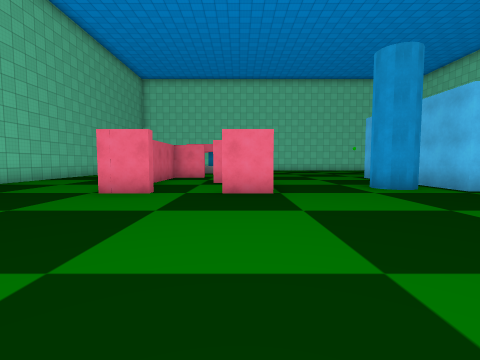
[1] (above)

18 first-person views from a walk through a Unity game level. The camera is 1.4 m above the floor, tilts 4° down and sees 85° across. The floor is counted in squares, 2 m on a side. Each view is taken from the middle of a square. On the plan, view 1 faces up. The plan holds only what a view shows up to about 9 squares ahead; the rest is blank. The place goes on beyond the plan. Some animated figures are left out. Some surface patterns are stand-ins.

[2]
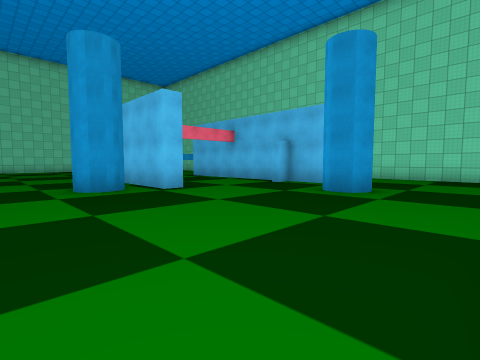

[3]
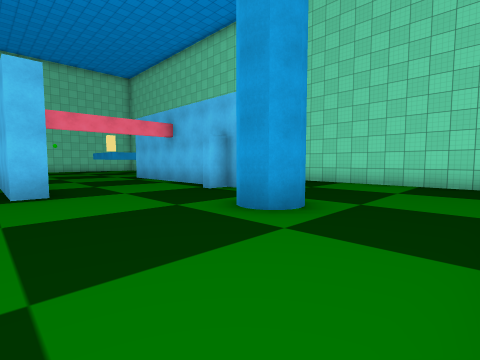

[4]
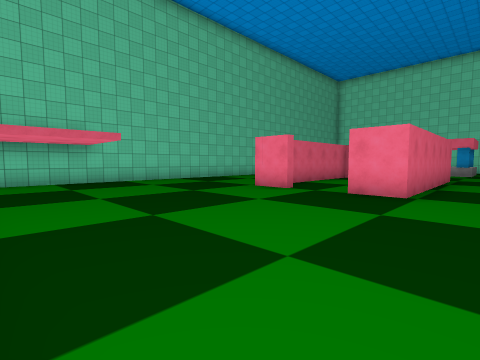

[5]
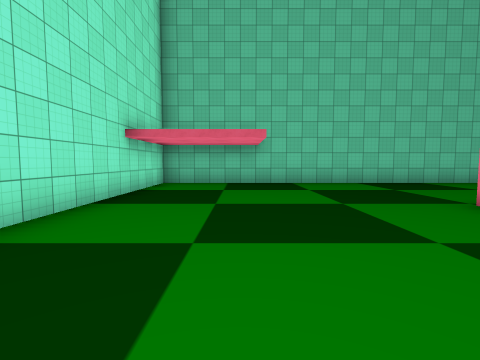

[6]
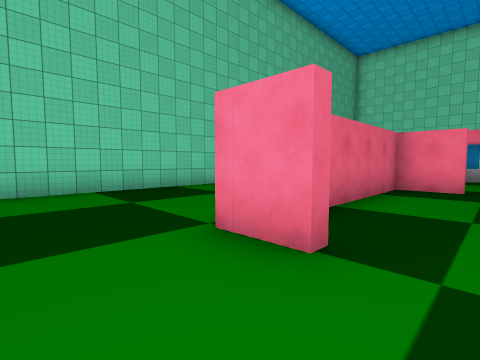

[7]
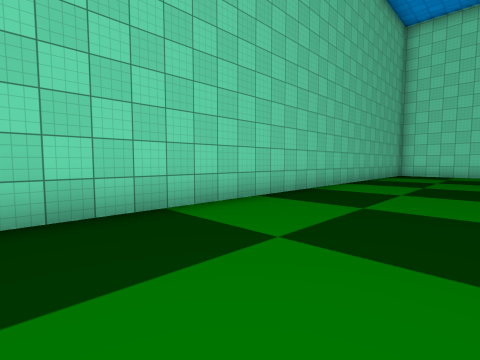

[8]
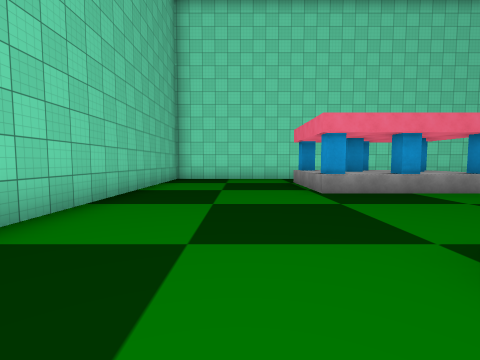

[9]
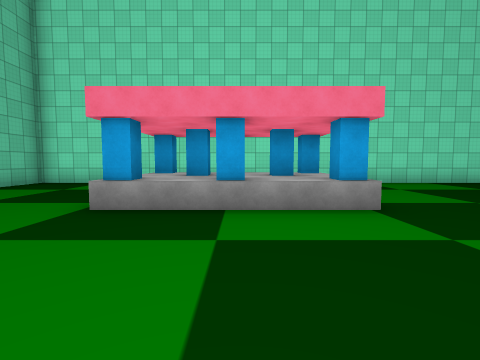

[10]
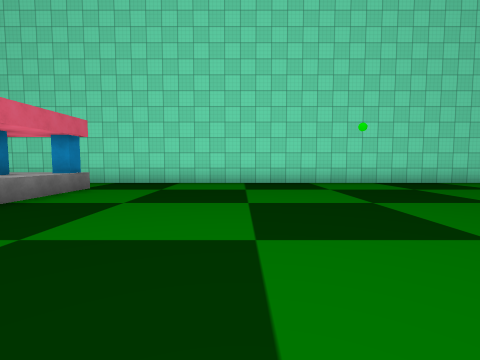

[11]
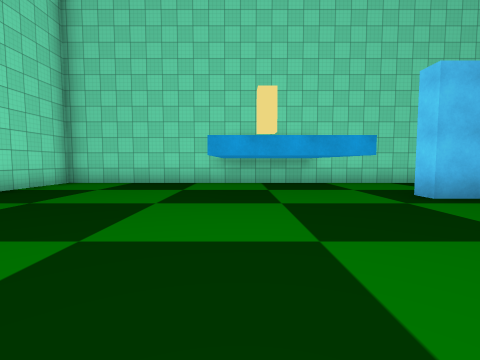

[12]
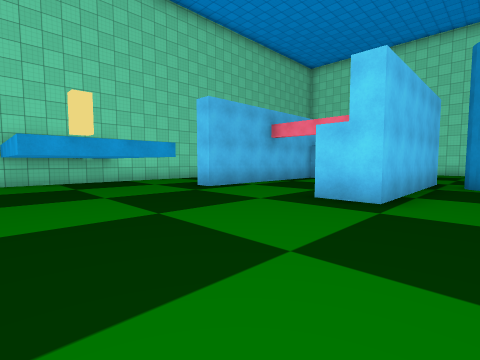

[13]
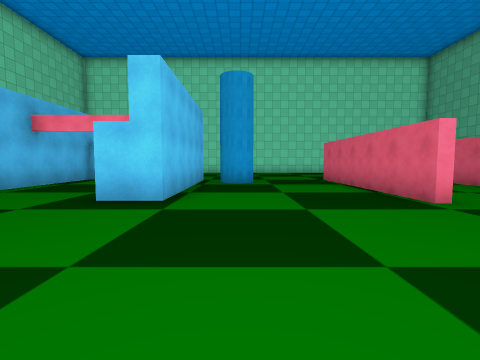

[14]
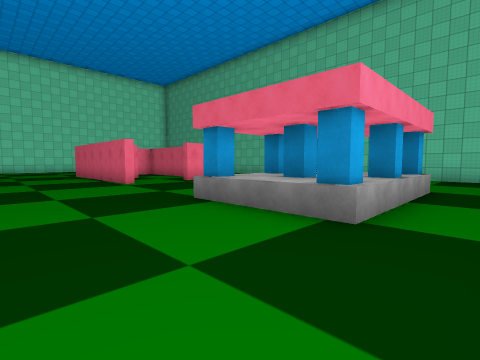

[15]
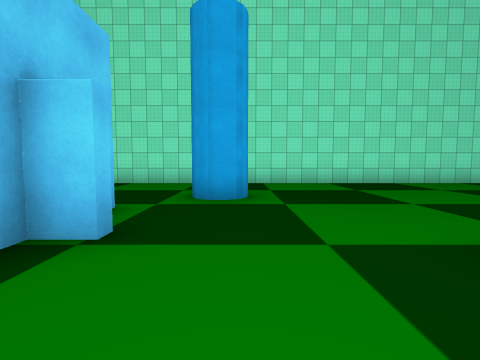

[16]
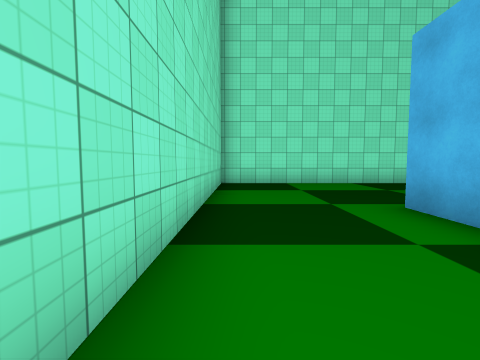

[17]
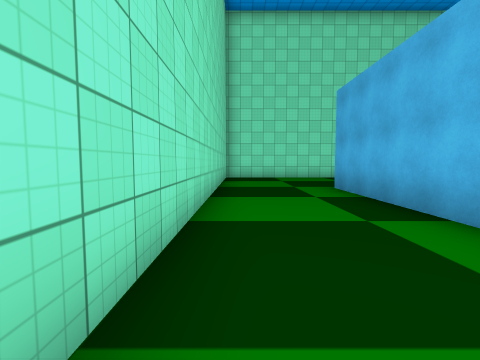

[18]
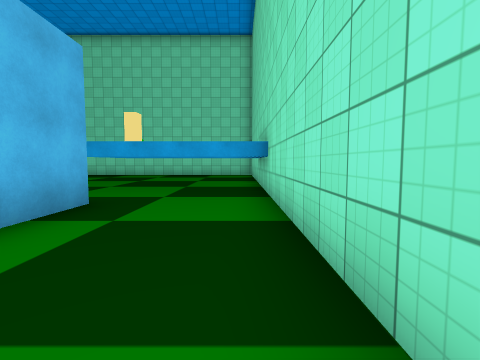

### Floor plan
Points are (right, up) in squares from view 1. A wall is a line through its corners. A room is listed if a view was taken in it or the views show most of it. See-through windows are left out.
Room 1 (views 1, 2, 3, 4, 5, 6, 7, 8, 9, 10, 11, 12, 13, 14, 15, 16, 17, 18)
walls: (0.7, 11.8) (0.7, 5.8) (-0.5, 5.8); (-1.5, 11.4) (-2.8, 11.4) (-2.8, 7.4); (6, 6.1) (5.4, 6.1) (5.4, 11.3) (6.6, 11.3); (1, 15.8) (-3.2, 15.8) (-3.2, 18.9) (1, 18.9) (1, 15.8); (-1.9, 5.8) (-3.2, 5.8); (0.5, 16.3) (1, 16.3); (9.3, 12.6) (9.3, 15.6); (-1.3, 15.9) (-1.3, 16.4); (9.2, 5.7) (9.9, 5.7) (9.9, 11.3) (10.5, 11.3) (10.5, 4); (0.1, 17.6) (0.1, 17.2); (-2.6, 16.4) (-2.6, 15.9); (1, 18.3) (0.5, 18.3); (-1.6, 17.2) (-2.1, 17.2); (9.9, 4) (9.9, 5.4) (9.2, 5.4); (-2.6, 18.8) (-2.6, 18.3) (-3.1, 18.3); (0.1, -0.5) (13.6, -0.5) (13.6, 20.7) (-7.6, 20.7) (-7.6, -0.5) (-1.6, -0.5); (13.6, 12.7) (9.6, 12.7)
Room 2 (no view inside)
walls: (-0.4, 17.2) (-0.4, 17.6); (-1.6, 17.6) (-1.6, 17.2)

Positions as (right, up) in squares from view 1, and headings:
1: (0, 0), facing up
2: (2, 0), facing up-right
3: (5, 0), facing up-right
4: (2, 0), facing up-left
5: (1, 2), facing left
6: (-1, 4), facing up-left
7: (-4, 6), facing up-left
8: (-5, 10), facing up
9: (-1, 12), facing up
10: (5, 12), facing up
11: (5, 15), facing right
12: (4, 16), facing down-right
13: (4, 16), facing down
14: (4, 20), facing down-left
15: (8, 8), facing down
16: (13, 8), facing down
17: (13, 11), facing down
18: (13, 7), facing up
